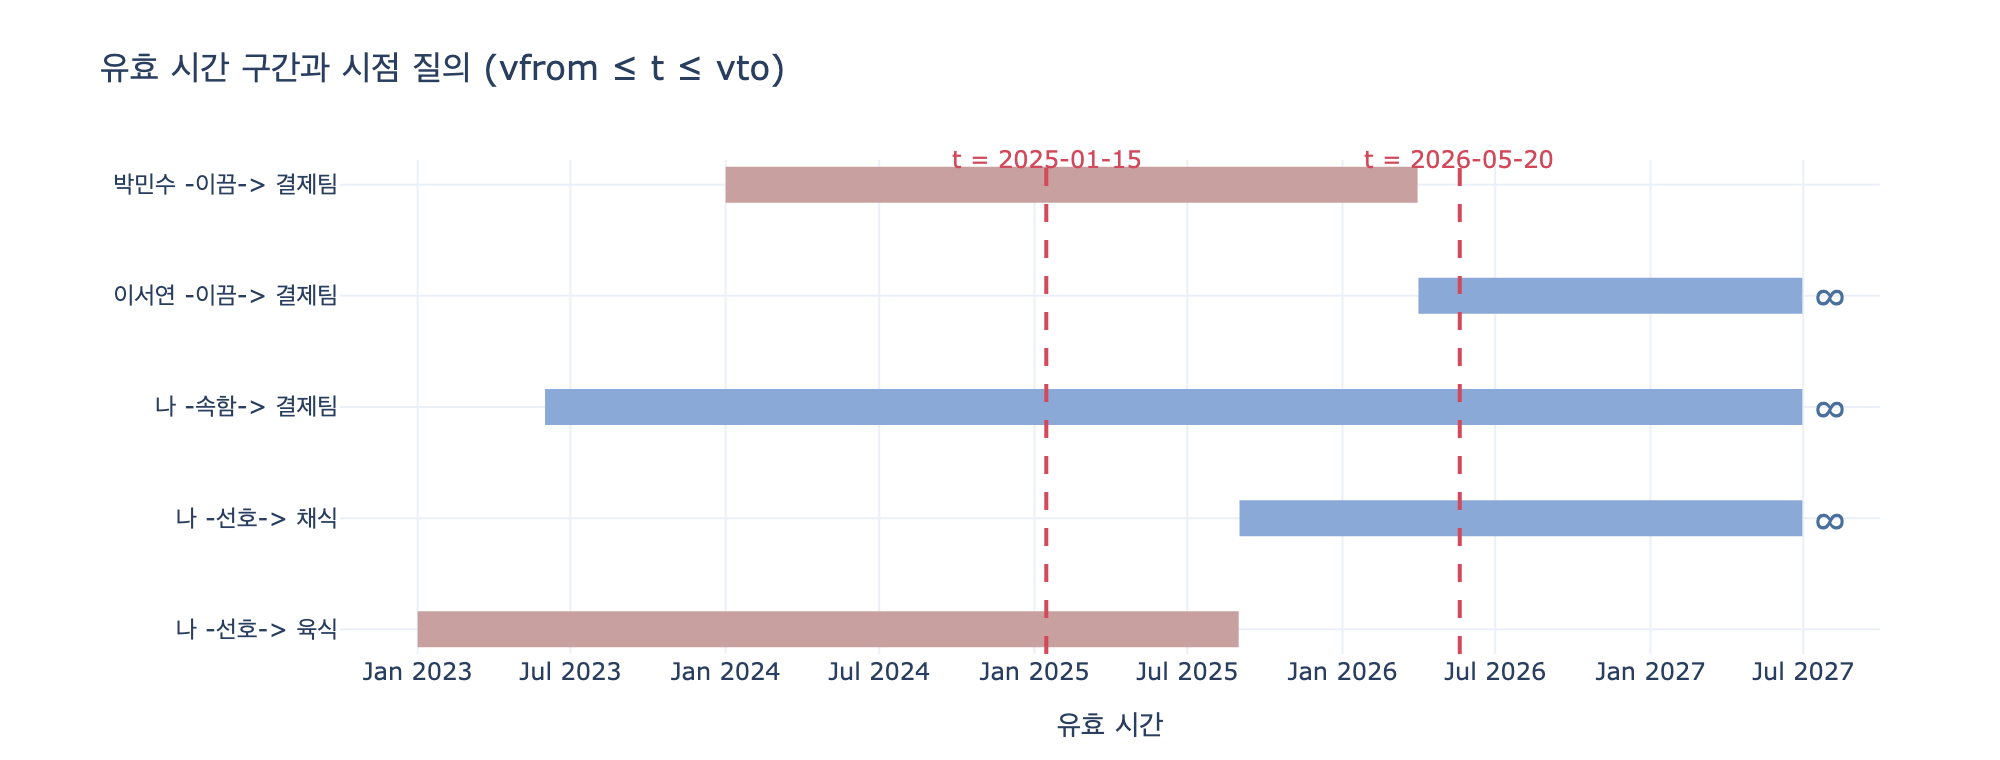

Python code for this plot:
# 필요 패키지: kuzu, plotly, kaleido  (pip install kuzu plotly kaleido)
# 실행: python3 expy.py  /  또는 VSCode·Jupyter 에서 셀 단위 실행

# %% [markdown]
# # 시점 질의 — `e.vfrom <= t AND e.vto >= t`
#
# 에이전트의 기억은 **영원한 사실**이 아니다. 「박민수가 결제팀을 이끈다」는
# 2024년에는 참이고 2026년에는 거짓이다. 그래서 관계(엣지)마다 **유효 시간
# (valid time)** 구간 $[\mathit{vfrom},\ \mathit{vto}]$ 를 붙인다.
#
# 시점 $t$ 에서의 진실은 이 조건 하나로 뽑는다.
#
# $$\mathit{vfrom} \le t \ \wedge\ \mathit{vto} \ge t$$
#
# Cypher 로는 이렇게 쓴다.
#
# ```cypher
# MATCH (a:N)-[e:R]->(b:N)
# WHERE e.vfrom <= $t AND e.vto >= $t
# RETURN a.name, e.kind, b.name
# ```
#
# 핵심 두 가지.
#
# 1. **아직 끝나지 않은 사실의 `vto` 는 `NULL` 이 아니라 `9999-12-31`** 이다.
#    `NULL` 이면 `e.vto >= $t` 비교가 `NULL`(= 거짓 취급)이 되어 「지금도 참인
#    사실」이 전부 사라진다. 열린 구간을 **먼 미래의 상수**로 닫아 두면
#    분기 없이 부등식 하나로 끝난다. 이를 sentinel(파수꾼) 값이라 부른다.
# 2. **오래된 사실을 지우지 않는다.** 새 사실이 들어오면 옛 사실의 `vto` 를
#    채워 「닫을」 뿐이다. 지우면 「2025년 3월에 팀장이 누구였지」를 못 묻는다.

# %%
from datetime import date

# 문자열 날짜는 ISO-8601(YYYY-MM-DD)이라 사전순 비교 = 시간순 비교다.
# 그래서 STRING 칼럼에 그대로 부등식을 걸어도 맞는 답이 나온다.
FOREVER = "9999-12-31"

# (주어, 관계, 목적어, 유효 시작, 유효 끝(None = 지금도 참), 기록 시각)
FACTS = [
    ("박민수", "이끔", "결제팀", "2024-01-01", "2026-03-31", "2024-01-05"),
    ("이서연", "이끔", "결제팀", "2026-04-01", None, "2026-04-02"),
    ("나", "속함", "결제팀", "2023-06-01", None, "2023-06-01"),
    ("나", "선호", "채식", "2025-09-01", None, "2025-09-10"),
    ("나", "선호", "육식", "2023-01-01", "2025-08-31", "2023-01-15"),
]


def normalize(facts):
    """열린 구간(None)을 9999-12-31 로 닫아 둔다."""
    return [(s, k, o, vf, vt or FOREVER, rec) for s, k, o, vf, vt, rec in facts]


ROWS = normalize(FACTS)
for r in ROWS:
    print(r)
# 출력:
# ('박민수', '이끔', '결제팀', '2024-01-01', '2026-03-31', '2024-01-05')
# ('이서연', '이끔', '결제팀', '2026-04-01', '9999-12-31', '2026-04-02')
# ('나', '속함', '결제팀', '2023-06-01', '9999-12-31', '2023-06-01')
# ('나', '선호', '채식', '2025-09-01', '9999-12-31', '2025-09-10')
# ('나', '선호', '육식', '2023-01-01', '2025-08-31', '2023-01-15')

# %% [markdown]
# ## 1단계 — 시간을 안 보면 모순이 같이 산다
#
# 조건 없이 전부 꺼내면 「박민수도 팀장, 이서연도 팀장」, 「채식도 선호,
# 육식도 선호」가 동시에 나온다. 그래프가 틀린 게 아니라 **질의가 시간 칸을
# 안 봤을 뿐**이다.

# %%
def ask_no_time(rows):
    return sorted((s, k, o) for s, k, o, *_ in rows)


for s, k, o in ask_no_time(ROWS):
    print(f"  {s} -{k}-> {o}")
# 출력:
#   나 -선호-> 육식
#   나 -선호-> 채식
#   나 -속함-> 결제팀
#   박민수 -이끔-> 결제팀
#   이서연 -이끔-> 결제팀

# %% [markdown]
# ## 2단계 — 시점 $t$ 를 넣으면 「그때의 진실」이 나온다
#
# 필터는 부등식 두 개뿐이다. 분기도, `NULL` 검사도 없다.

# %%
def ask_at(rows, t):
    """시점 질의: vfrom <= t AND vto >= t"""
    return sorted((s, k, o) for s, k, o, vf, vt, _ in rows if vf <= t <= vt)


for t in ["2024-06-01", "2025-01-15", "2026-05-20"]:
    print(f"[{t} 시점에 물으면]")
    for s, k, o in ask_at(ROWS, t):
        print(f"  {s} -{k}-> {o}")
    print()
# 출력:
# [2024-06-01 시점에 물으면]
#   나 -선호-> 육식
#   나 -속함-> 결제팀
#   박민수 -이끔-> 결제팀
#
# [2025-01-15 시점에 물으면]
#   나 -선호-> 육식
#   나 -속함-> 결제팀
#   박민수 -이끔-> 결제팀
#
# [2026-05-20 시점에 물으면]
#   나 -선호-> 채식
#   나 -속함-> 결제팀
#   이서연 -이끔-> 결제팀
#

# %% [markdown]
# 같은 그래프인데 답이 다르다. **그게 맞는 것이다.**
#
# 사용자가 "팀장님께 보고서 보내 줘"라고 하면 `t = today` 로 물어야 하고,
# "2025년 3월에 팀장이 누구였지"라고 하면 `t = 2025-03-01` 로 물어야 한다.
# 요약문은 시간 칸을 갖고 다니지 않으므로 이 구분을 못 한다(24장).

# %%
today = date.today().isoformat()
print("오늘:", today)
for s, k, o in ask_at(ROWS, today):
    print(f"  {s} -{k}-> {o}")
# 출력:
# 오늘: 2026-08-18
#   나 -선호-> 채식
#   나 -속함-> 결제팀
#   이서연 -이끔-> 결제팀

# %% [markdown]
# ## 3단계 — `vto` 를 `NULL` 로 두면 왜 깨지는가
#
# SQL/Cypher 의 3값 논리에서 `NULL >= '2026-05-20'` 는 참도 거짓도 아닌
# `NULL` 이고, `WHERE` 절은 이를 **거짓처럼** 버린다. 그래서 "지금도 참인
# 사실"이 통째로 사라진다. 아래는 그 상황을 파이썬으로 흉내 낸 것이다.

# %%
def ask_at_nullish(facts, t):
    """vto 가 None 인 행을 3값 논리처럼 버리는(=버그) 버전."""
    out = []
    for s, k, o, vf, vt, _ in facts:
        if vt is None:          # NULL >= t  ->  NULL  ->  WHERE 가 버림
            continue
        if vf <= t <= vt:
            out.append((s, k, o))
    return sorted(out)


t = "2026-05-20"
print("sentinel 사용 :", ask_at(ROWS, t))
print("NULL 방치     :", ask_at_nullish(FACTS, t))
# 출력:
# sentinel 사용 : [('나', '선호', '채식'), ('나', '속함', '결제팀'), ('이서연', '이끔', '결제팀')]
# NULL 방치     : []

# %% [markdown]
# `NULL` 을 그대로 두면 `WHERE e.vto >= $t` 만으로는 답이 **비어 버린다**.
# 굳이 `NULL` 을 쓰려면 `(e.vto IS NULL OR e.vto >= $t)` 처럼 분기를 붙여야
# 하는데, 그러면 조건이 길어지고 인덱스도 잘 안 탄다. 그래서 `9999-12-31`
# 이라는 **먼 미래 상수**로 미리 닫아 두는 쪽이 싸다.

# %% [markdown]
# ## 4단계 — 새 사실이 들어오면 옛 사실의 `vto` 를 닫는다
#
# 「이끔」이나 「선호(주식 취향)」처럼 **동시에 하나만 참일 수 있는 관계**를
# 단일 값(single-valued) 관계 목록으로 코드에 적어 둔다. 새 사실이 들어오면
# 지우는 게 아니라 옛 사실의 `vto` 를 새 사실 시작 하루 전으로 채운다.
#
# Cypher 로는 이렇다.
#
# ```cypher
# MATCH (a:N)-[e:R {kind:'이끔'}]->(b:N {name:'결제팀'})
# WHERE e.vto = '9999-12-31'
# SET e.vto = $day_before
# ```

# %%
from datetime import timedelta

SINGLE_VALUED = {"이끔", "선호"}   # 동시에 하나만 참일 수 있는 관계


def prev_day(iso):
    d = date.fromisoformat(iso) - timedelta(days=1)
    return d.isoformat()


def insert_fact(rows, s, k, o, vfrom, recorded):
    """새 사실 삽입 + 충돌하는 열린 사실 닫기. 옛 행은 지우지 않는다."""
    closed = []
    if k in SINGLE_VALUED:
        for i, (rs, rk, ro, rvf, rvt, rrec) in enumerate(rows):
            # 같은 주체·같은 관계로 열려 있는 사실만 닫는다
            same_slot = (rk == k) and (rs == s or ro == o)
            if same_slot and rvt == FOREVER and rvf < vfrom:
                rows[i] = (rs, rk, ro, rvf, prev_day(vfrom), rrec)
                closed.append((rs, rk, ro, rows[i][4]))
    rows.append((s, k, o, vfrom, FOREVER, recorded))
    return closed


rows2 = list(ROWS)
closed = insert_fact(rows2, "정하늘", "이끔", "결제팀", "2026-07-01", "2026-07-02")
print("닫힌 사실:", closed)
print("2026-06-15 :", ask_at(rows2, "2026-06-15"))
print("2026-07-15 :", ask_at(rows2, "2026-07-15"))
# 출력:
# 닫힌 사실: [('이서연', '이끔', '결제팀', '2026-06-30')]
# 2026-06-15 : [('나', '선호', '채식'), ('나', '속함', '결제팀'), ('이서연', '이끔', '결제팀')]
# 2026-07-15 : [('나', '선호', '채식'), ('나', '속함', '결제팀'), ('정하늘', '이끔', '결제팀')]

# %% [markdown]
# 이서연의 행은 **삭제되지 않았다**. `vto` 만 `2026-06-30` 으로 닫혔다.
# 그래서 과거 시점 질의는 여전히 이서연을 돌려준다. 이것이 "지우지 말고
# 끝나는 시각을 적어라"의 실체다.

# %% [markdown]
# ## 5단계 — 실제 Cypher 로 확인 (kuzu)
#
# 위 파이썬 필터가 그래프 DB 에서 문자 그대로 같은 모양이라는 것을 본다.

# %%
import shutil
import tempfile

try:
    import kuzu

    tmp = tempfile.mkdtemp()
    db = kuzu.Database(tmp + "/db")
    c = kuzu.Connection(db)
    c.execute("CREATE NODE TABLE N(name STRING, PRIMARY KEY(name))")
    c.execute("CREATE REL TABLE R(FROM N TO N, kind STRING, "
              "vfrom STRING, vto STRING, recorded STRING)")
    names = set()
    for s, _k, o, *_ in ROWS:
        names |= {s, o}
    for n in sorted(names):
        c.execute("CREATE (:N {name:$n})", {"n": n})
    for s, k, o, vf, vt, rec in ROWS:
        c.execute(
            "MATCH (a:N {name:$s}),(b:N {name:$o}) "
            "CREATE (a)-[:R {kind:$k, vfrom:$vf, vto:$vt, recorded:$r}]->(b)",
            {"s": s, "o": o, "k": k, "vf": vf, "vt": vt, "r": rec})

    CYPHER = ("MATCH (a:N)-[e:R]->(b:N) WHERE e.vfrom <= $t AND e.vto >= $t "
              "RETURN a.name, e.kind, b.name ORDER BY a.name")
    for t in ["2025-01-15", "2026-05-20"]:
        r = c.execute(CYPHER, {"t": t})
        print(f"[{t}]")
        while r.has_next():
            a, k, b = r.get_next()
            print(f"  {a} -{k}-> {b}")
    shutil.rmtree(tmp, ignore_errors=True)
except ImportError:
    print("kuzu 없음 — pip install kuzu")
# 출력:
# [2025-01-15]
#   나 -선호-> 육식
#   나 -속함-> 결제팀
#   박민수 -이끔-> 결제팀
# [2026-05-20]
#   나 -선호-> 채식
#   나 -속함-> 결제팀
#   이서연 -이끔-> 결제팀

# %% [markdown]
# ## 6단계 — 유효 구간 간트 차트
#
# 가로축이 시간, 막대 하나가 사실 하나의 $[\mathit{vfrom},\ \mathit{vto}]$ 다.
# 세로 점선이 시점 $t$ 이고, **점선이 가로지르는 막대들이 곧 질의 결과**다.
# `9999-12-31` 은 그림에서 잘라 화살표(∞)로 표시했다.

# %%
def _show(fig):
    try:
        from IPython import get_ipython
        if get_ipython() is not None:
            fig.show()
    except ImportError:
        pass


import plotly.graph_objects as go

CLIP = "2027-06-30"     # 9999-12-31 을 그림에서 자를 지점
PROBES = ["2025-01-15", "2026-05-20"]

labels, starts, ends, opens = [], [], [], []
for s, k, o, vf, vt, _ in ROWS:
    labels.append(f"{s} -{k}-> {o}")
    starts.append(vf)
    ends.append(CLIP if vt == FOREVER else vt)
    opens.append(vt == FOREVER)

fig = go.Figure()
for i, (lab, vf, vt, is_open) in enumerate(zip(labels, starts, ends, opens)):
    fig.add_trace(go.Scatter(
        x=[vf, vt], y=[lab, lab], mode="lines",
        line=dict(width=18, color="#8aa9d6" if is_open else "#c9a0a0"),
        hovertemplate=f"{lab}<br>{vf} ~ {'현재(9999-12-31)' if is_open else vt}<extra></extra>",
        showlegend=False))
    if is_open:
        fig.add_annotation(x=vt, y=lab, text="∞", showarrow=False,
                           xshift=14, font=dict(size=16, color="#4a6f9e"))

for p in PROBES:
    fig.add_vline(x=p, line=dict(color="#d1495b", width=2, dash="dash"))
    fig.add_annotation(x=p, y=1.04, yref="paper", text=f"t = {p}",
                       showarrow=False, font=dict(size=12, color="#d1495b"))

fig.update_layout(
    title="유효 시간 구간과 시점 질의 (vfrom ≤ t ≤ vto)",
    xaxis=dict(title="유효 시간", type="date",
               range=["2022-10-01", "2027-09-30"]),
    yaxis=dict(autorange="reversed"),
    template="plotly_white", height=380,
    margin=dict(l=170, r=60, t=80, b=50))

_show(fig)

import os
_png = os.path.join(os.path.dirname(os.path.abspath(__file__)), "expy.png")
fig.write_image(_png, width=1000, height=380, scale=2)
print("saved:", _png)
# 출력:
# saved: /.../.fm/hints/40fc9fe9-617c-4d24-a4ed-74144021a507/expy.png

# %% [markdown]
# ## 정리
#
# | 항목 | 값 |
# |---|---|
# | 시점 질의 조건 | `e.vfrom <= t AND e.vto >= t` |
# | 열린 사실의 `vto` | `9999-12-31` (sentinel, `NULL` 아님) |
# | 사실이 끝날 때 | 삭제가 아니라 `vto` 를 채워 **닫는다** |
# | 닫는 시점 | 새 사실 `vfrom` 의 하루 전 (구간이 안 겹치게) |
# | 닫을 대상 | 단일 값 관계 목록(`이끔`, `선호` …)에 있는 열린 사실 |
#
# 이 조건 하나가 「지금 팀장은 누구인가」와 「2025년 3월 팀장은 누구였는가」를
# **같은 그래프에서** 답하게 만든다. 그리고 모순된 사실을 컨텍스트에 함께
# 밀어 넣는 사고를 막는다 — 모순된 기억을 받은 모델은 「최근 것」이 아니라
# 「자주 나온 것」을 고르기 때문이다.
